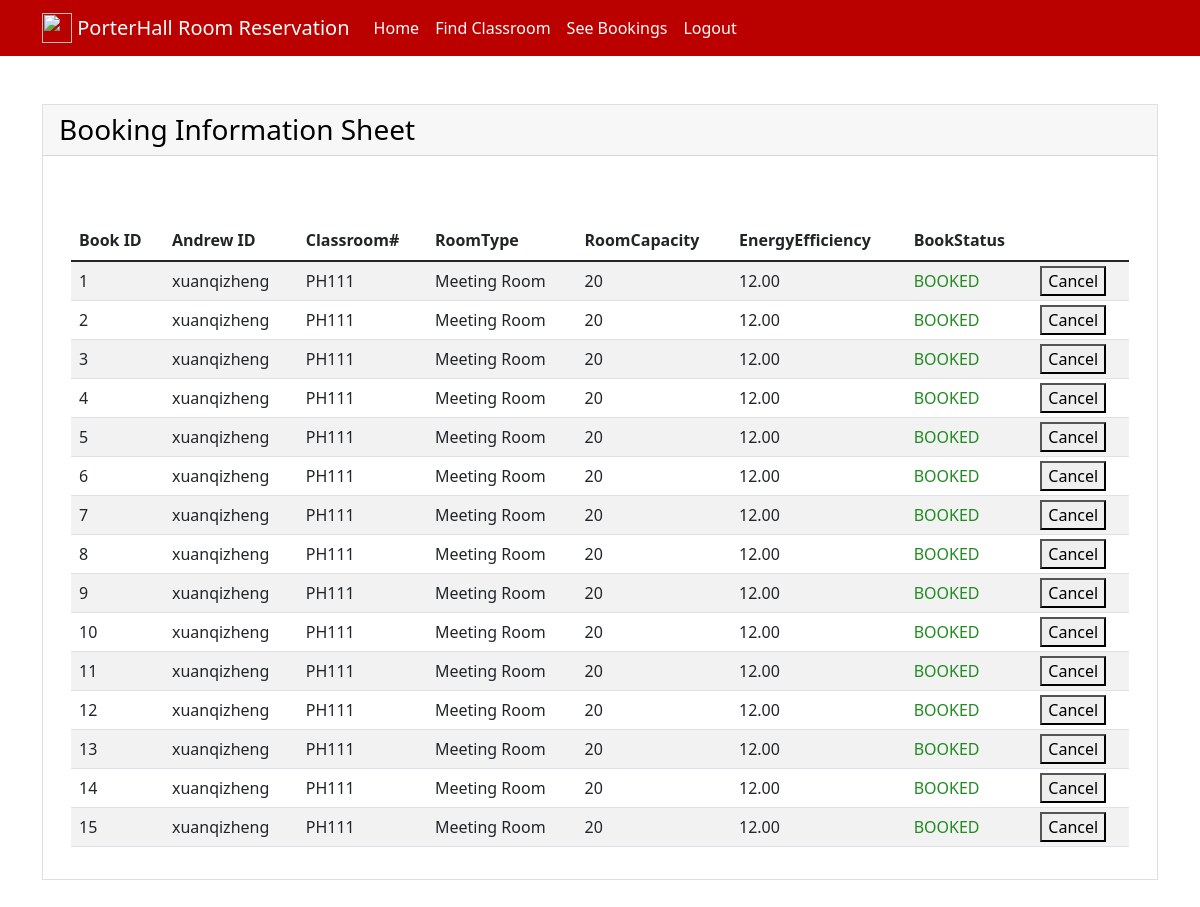
/seebookings (signed in), run on the app's committed database.
### myapp/models.py (models this page shows, shortened)
class Book(models.Model):
    BOOKED = 'B'
    CANCELLED = 'C'
    CLASSROOM_STATUSES = ((BOOKED, 'Booked'),
                       (CANCELLED, 'Cancelled'),)
    email = models.EmailField()
    andrewid = models.CharField(max_length=30)
    userid = models.DecimalField(decimal_places=0, max_digits=2)
    classroom_name = models.CharField(max_length=30)
    category = models.CharField(max_length=30)
    book_status = models.CharField(choices=CLASSROOM_STATUSES, default=BOOKED, max_length=30)
    energyEfficiency = models.DecimalField(decimal_places=2, max_digits=5)
    capacity = models.DecimalField(decimal_places=0, max_digits=3)
    class Meta:
        verbose_name_plural = "List of Books"

### myapp/views.py (the view)
# urls.py: path('seebookings', views.seebookings, name="seebookings"),
@login_required(login_url='signin')
def seebookings(request,new={}):
    context = {}
    id_r = request.user.id
    book_list = Book.objects.filter(userid=id_r)
    if book_list:
        return render(request, 'myapp/booklist.html', locals())
    else:
        context["error"] = "Sorry no classroomes booked"
        return render(request, 'myapp/findclassroom.html', context)

### myapp/templates/myapp/booklist.html (shortened to what this page needs)
{% extends 'myapp/base.html' %} {% block content %}
<div class="container my-5">
    <div class="card rounded-0">
        <div class="card-header">
            <div class="card-title h3 mb-0" style="color: #000000;">Booking Information Sheet</div>
        </div>
        <div class="card-body">
            <div class="container-fluid">
                <table class="table table-striped mt-5">
                    <thead>
                      <tr>
                        <th>Book ID</th>
                        <th>Andrew ID</th>
                        <th>Classroom#</th>
                        <th>RoomType</th>
                        <th>RoomCapacity</th>
                        <th>EnergyEfficiency</th>
                        <th>BookStatus</th>
                        <th></th>
                      </tr>
                    </thead>
                    {% for row in book_list %}
                    <tr>
                        <td class="px-2 py-1 align-middle">{{row.id}}</td>
                        <td class="px-2 py-1 align-middle">{{row.andrewid}}</td>
                        <td class="px-2 py-1 align-middle">{{row.classroom_name}}</td>
                        <td class="px-2 py-1 align-middle">{{row.category}}</td>
                        <td class="px-2 py-1 align-middle">{{row.capacity}}</td>
                        <td class="px-2 py-1 align-middle">{{row.energyEfficiency}}</td>
                        {% if row.book_status == "BOOKED" %}
                            <td class="px-2 py-1 align-middle" style="color:forestgreen">{{row.book_status}}</td>
                        {% else %}
                            <td class="px-2 py-1 align-middle" style="color: orangered;">{{row.book_status}}</td>
                        {% endif %}
                        <td class="px-2 py-1 align-middle">
                            <form action="{% url 'cancellings' %}" method="post" id="cancel-form">
                                <button type="submit"  name="book_id" value={{row.id}}>Cancel</button>
                            </form>
                        </td>
                    </tr>
                    {% endfor %}
                </table>
            </div>
        </div>
    </div>
</div>
{% endblock %}

### myapp/templates/myapp/base.html (shortened to what this page needs)
<!doctype html>
<html lang="en">
<head>
    <link rel="stylesheet" href="https://cdn.jsdelivr.net/npm/bootstrap@5.1.3/dist/css/bootstrap.min.css">
</head>
<body>
    <nav class="navbar navbar-expand-lg navbar-light " style="background-color: rgb(187, 0, 0);">
    <div class="container">
        <a class="navbar-brand" href="#" style="color: #ffffff;">
            <img src="../static/mysite/images/cmu-seal-w.png" width="30" height="30" class="d-inline-block align-top" alt="">
            PorterHall Room Reservation
        </a>
        <div class="collapse navbar-collapse" id="navbarNavAltMarkup">
            <div class="navbar-nav" >
                <a class="nav-item nav-link active" href="{% url 'home' %}" style="color: #ffffff;">Home</a>
                <a class="nav-item nav-link" href="{% url 'findclassroom' %}" style="color: #ffffff;">Find Classroom</a>
                <a class="nav-item nav-link" href="{% url 'seebookings' %}" style="color: #ffffff;">See Bookings</a>
                {% if request.user.is_active %}
                <a class="nav-item nav-link " href="{% url 'signout' %}" style="color: #ffffff;">Logout</a>
                {% else %}
                <a class="nav-item nav-link " href="{% url 'signup' %}" style="color: #ffffff;">Registration</a>
                {% endif %}
            </div>
        </div>
    </div>
</nav>
{% block content %}
{% endblock %}
</body>
</html>

### data on the page
Book: id "1", andrewid "xuanqizheng", classroom_name "PH111", category "Meeting Room", capacity "20", energyEfficiency "12.00", book_status "BOOKED"
Book: id "2", andrewid "xuanqizheng", classroom_name "PH111", category "Meeting Room", capacity "20", energyEfficiency "12.00", book_status "BOOKED"
Book: id "3", andrewid "xuanqizheng", classroom_name "PH111", category "Meeting Room", capacity "20", energyEfficiency "12.00", book_status "BOOKED"
Book: id "4", andrewid "xuanqizheng", classroom_name "PH111", category "Meeting Room", capacity "20", energyEfficiency "12.00", book_status "BOOKED"
Book: id "5", andrewid "xuanqizheng", classroom_name "PH111", category "Meeting Room", capacity "20", energyEfficiency "12.00", book_status "BOOKED"
Book: id "6", andrewid "xuanqizheng", classroom_name "PH111", category "Meeting Room", capacity "20", energyEfficiency "12.00", book_status "BOOKED"
Book: id "7", andrewid "xuanqizheng", classroom_name "PH111", category "Meeting Room", capacity "20", energyEfficiency "12.00", book_status "BOOKED"
Book: id "8", andrewid "xuanqizheng", classroom_name "PH111", category "Meeting Room", capacity "20", energyEfficiency "12.00", book_status "BOOKED"
Book: id "9", andrewid "xuanqizheng", classroom_name "PH111", category "Meeting Room", capacity "20", energyEfficiency "12.00", book_status "BOOKED"
Book: id "10", andrewid "xuanqizheng", classroom_name "PH111", category "Meeting Room", capacity "20", energyEfficiency "12.00", book_status "BOOKED"
Book: id "11", andrewid "xuanqizheng", classroom_name "PH111", category "Meeting Room", capacity "20", energyEfficiency "12.00", book_status "BOOKED"
Book: id "12", andrewid "xuanqizheng", classroom_name "PH111", category "Meeting Room", capacity "20", energyEfficiency "12.00", book_status "BOOKED"
Book: id "13", andrewid "xuanqizheng", classroom_name "PH111", category "Meeting Room", capacity "20", energyEfficiency "12.00", book_status "BOOKED"
Book: id "14", andrewid "xuanqizheng", classroom_name "PH111", category "Meeting Room", capacity "20", energyEfficiency "12.00", book_status "BOOKED"
Book: id "15", andrewid "xuanqizheng", classroom_name "PH111", category "Meeting Room", capacity "20", energyEfficiency "12.00", book_status "BOOKED"
